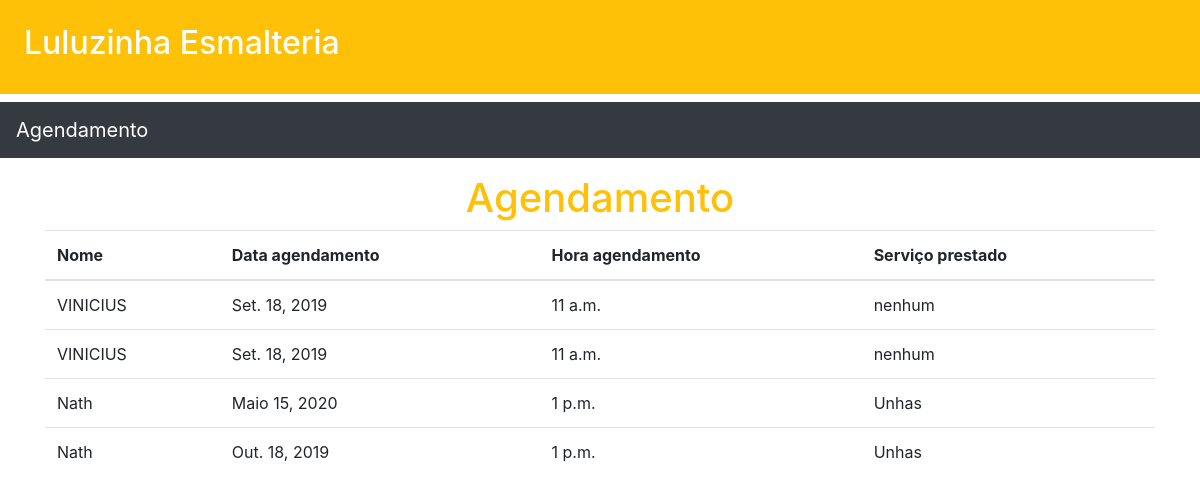
/agendamento/, run on an earlier commit of the app's database.
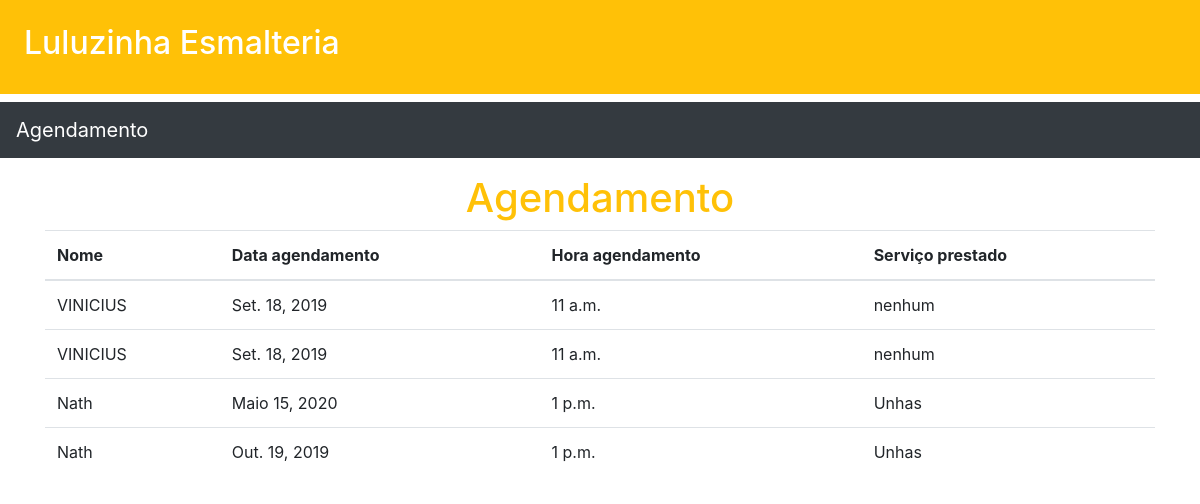
And on a later commit of the database.
### agendamento/models.py (models this page shows, shortened)
class Agendamento(models.Model):
    nome = models.CharField(max_length=250)
    dt_agendamento = models.DateField(default='1900-01-01')
    hora_agendamento = models.TimeField(default='00:00:00')
    servico_prestado= models.CharField(max_length=250)

### agendamento/views.py (the view)
# urls.py: path('',lista_de_agendamento,name='lista_de_agendamento'),
def lista_de_agendamento(request):
    agendamento = Agendamento.objects.all().order_by('-id')
    return render(request,"agenda/lista_de_agendamento.html",{'agendamento':agendamento})

### core/templates/agenda/lista_de_agendamento.html (shortened to what this page needs)
{% extends 'baseAgendamento.html' %}
{% block content %}
<div class="container">
<div class="text-center">
<h1 class="text-warning">Agendamento</h1>
</div>
<table class="table table-head">
    <thead>
        <tr>
            <th>Nome</th>
            <th>Data agendamento</th>
            <th>Hora agendamento</th>
            <th>Serviço prestado</th>
        </tr>
    </thead>
    <tbody>
        {% for agendamento in agendamento %}
        <tr>
            <td>{{ agendamento.nome }}</td>
            <td>{{ agendamento.dt_agendamento }}</td>
            <td>{{ agendamento.hora_agendamento }}</td>
            <td>{{ agendamento.servico_prestado }}</td>
        </tr>
        {% endfor %}
    </tbody>
</table>
</div>
{% endblock content %}

What changed in the data, as far as the page shows it:
changed Agendamento: dt_agendamento "Out. 18, 2019" → "Out. 19, 2019"
